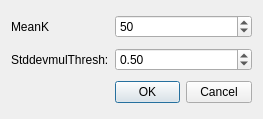
<?xml version="1.0" encoding="UTF-8"?>
<ui version="4.0">
 <class>StatisticalDialog</class>
 <widget class="QDialog" name="StatisticalDialog">
  <property name="geometry">
   <rect>
    <x>0</x>
    <y>0</y>
    <width>263</width>
    <height>119</height>
   </rect>
  </property>
  <property name="minimumSize">
   <size>
    <width>263</width>
    <height>119</height>
   </size>
  </property>
  <property name="maximumSize">
   <size>
    <width>270</width>
    <height>119</height>
   </size>
  </property>
  <property name="windowTitle">
   <string>Statistical</string>
  </property>
  <layout class="QGridLayout" name="gridLayout">
   <item row="0" column="0">
    <widget class="QLabel" name="label">
     <property name="text">
      <string>MeanK</string>
     </property>
    </widget>
   </item>
   <item row="0" column="1">
    <widget class="QSpinBox" name="spinBox">
     <property name="minimum">
      <number>5</number>
     </property>
     <property name="value">
      <number>50</number>
     </property>
    </widget>
   </item>
   <item row="1" column="0">
    <widget class="QLabel" name="label_2">
     <property name="text">
      <string>StddevmulThresh:</string>
     </property>
    </widget>
   </item>
   <item row="1" column="1">
    <widget class="QDoubleSpinBox" name="stddevmulThreshDoubleSpinBox">
     <property name="maximum">
      <double>5.000000000000000</double>
     </property>
     <property name="singleStep">
      <double>0.100000000000000</double>
     </property>
     <property name="value">
      <double>0.500000000000000</double>
     </property>
    </widget>
   </item>
   <item row="2" column="0">
    <spacer name="horizontalSpacer">
     <property name="orientation">
      <enum>Qt::Horizontal</enum>
     </property>
     <property name="sizeHint" stdset="0">
      <size>
       <width>87</width>
       <height>16</height>
      </size>
     </property>
    </spacer>
   </item>
   <item row="2" column="1">
    <widget class="QDialogButtonBox" name="buttonBox">
     <property name="orientation">
      <enum>Qt::Horizontal</enum>
     </property>
     <property name="standardButtons">
      <set>QDialogButtonBox::Cancel|QDialogButtonBox::Ok</set>
     </property>
    </widget>
   </item>
  </layout>
 </widget>
 <resources/>
 <connections>
  <connection>
   <sender>buttonBox</sender>
   <signal>accepted()</signal>
   <receiver>StatisticalDialog</receiver>
   <slot>accept()</slot>
   <hints>
    <hint type="sourcelabel">
     <x>253</x>
     <y>101</y>
    </hint>
    <hint type="destinationlabel">
     <x>157</x>
     <y>274</y>
    </hint>
   </hints>
  </connection>
  <connection>
   <sender>buttonBox</sender>
   <signal>rejected()</signal>
   <receiver>StatisticalDialog</receiver>
   <slot>reject()</slot>
   <hints>
    <hint type="sourcelabel">
     <x>253</x>
     <y>101</y>
    </hint>
    <hint type="destinationlabel">
     <x>286</x>
     <y>274</y>
    </hint>
   </hints>
  </connection>
 </connections>
</ui>
